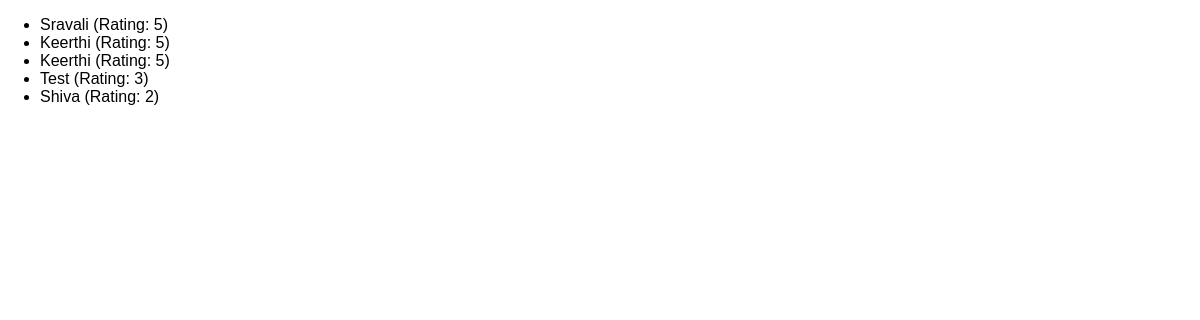
The app's page /reviews, older data.
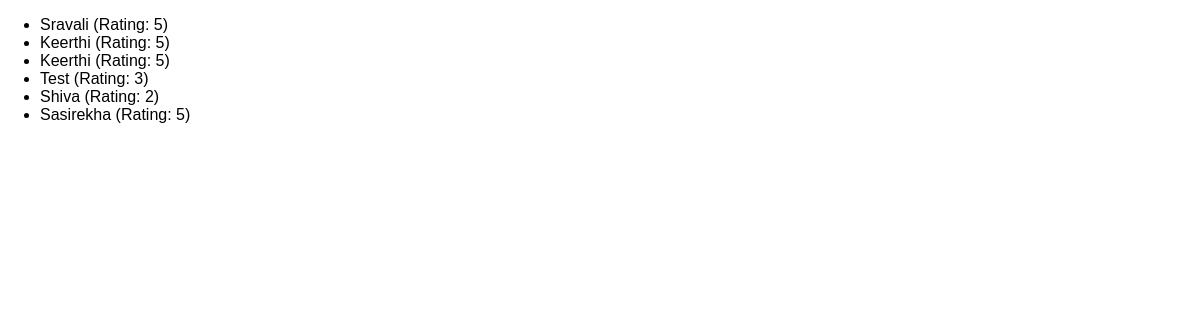
The same page, newer data.
### reviews/models.py (models this page shows)
class Review(models.Model):
    user_name = models.CharField(max_length=100)
    review_text = models.TextField()
    rating = models.IntegerField()

### reviews/views.py (the view)
# urls.py: path("reviews", views.ReviewsListView.as_view()),
class ReviewsListView(ListView):
    template_name = "reviews/review_list.html"
    model = Review
    context_object_name = "reviews" # Custom names
    '''def get_queryset(self) : # Allows us to change how the data is fetched
        base_query = super().get_queryset()
        data = base_query.filter(rating__gt=4)
        return data'''

### reviews/templates/reviews/review_list.html (shortened to what this page needs)
{% extends "reviews/base.html" %}
{% block content %}
    <ul>
        {% for review in reviews %}
            <li>{{ review.user_name }} (Rating: {{ review.rating }})</li>
        {% endfor %}
    </ul>
{% endblock %}

### reviews/templates/reviews/base.html (shortened to what this page needs)
{% load static %}
<!DOCTYPE html>
<html lang="en">
<head>
    <link rel="stylesheet" href="{% static "reviews/styles.css" %}">
</head>
<body>
    {% block content %}
    {% endblock %}
</body>
</html>

### reviews/static/reviews/styles.css (style rules this page uses)
body { font-family: sans-serif; margin: 0; }

Row changes from the older to the newer data that the page shows:
added Review: user_name "Sasirekha", rating "5"
